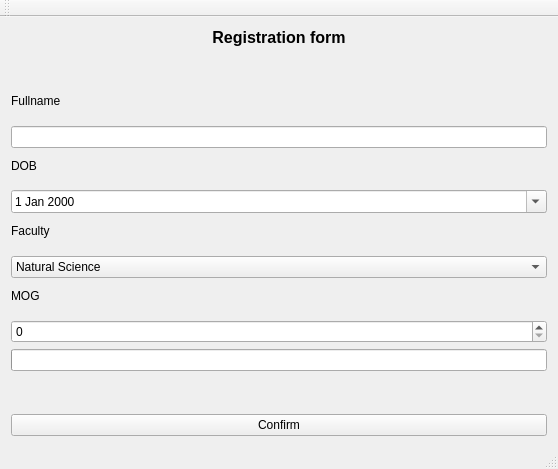
<?xml version="1.0" encoding="UTF-8"?>
<ui version="4.0">
 <class>MainWindow</class>
 <widget class="QMainWindow" name="MainWindow">
  <property name="geometry">
   <rect>
    <x>0</x>
    <y>0</y>
    <width>558</width>
    <height>469</height>
   </rect>
  </property>
  <property name="cursor">
   <cursorShape>ArrowCursor</cursorShape>
  </property>
  <property name="windowTitle">
   <string>MainWindow</string>
  </property>
  <property name="windowOpacity">
   <double>1.000000000000000</double>
  </property>
  <widget class="QWidget" name="centralWidget">
   <layout class="QHBoxLayout" name="horizontalLayout">
    <item>
     <layout class="QFormLayout" name="formLayout">
      <item row="1" column="0" colspan="2">
       <widget class="QLabel" name="label_5">
        <property name="font">
         <font>
          <pointsize>12</pointsize>
          <weight>75</weight>
          <bold>true</bold>
         </font>
        </property>
        <property name="text">
         <string>Registration form</string>
        </property>
        <property name="alignment">
         <set>Qt::AlignCenter</set>
        </property>
       </widget>
      </item>
      <item row="2" column="1">
       <spacer name="verticalSpacer_6">
        <property name="orientation">
         <enum>Qt::Vertical</enum>
        </property>
        <property name="sizeHint" stdset="0">
         <size>
          <width>20</width>
          <height>40</height>
         </size>
        </property>
       </spacer>
      </item>
      <item row="3" column="0">
       <widget class="QLabel" name="label">
        <property name="text">
         <string>Fullname</string>
        </property>
       </widget>
      </item>
      <item row="3" column="1">
       <spacer name="verticalSpacer_2">
        <property name="orientation">
         <enum>Qt::Vertical</enum>
        </property>
        <property name="sizeHint" stdset="0">
         <size>
          <width>20</width>
          <height>40</height>
         </size>
        </property>
       </spacer>
      </item>
      <item row="4" column="0" colspan="2">
       <widget class="QLineEdit" name="lineEdit">
        <property name="enabled">
         <bool>true</bool>
        </property>
       </widget>
      </item>
      <item row="5" column="0">
       <widget class="QLabel" name="label_2">
        <property name="text">
         <string>DOB</string>
        </property>
       </widget>
      </item>
      <item row="5" column="1">
       <spacer name="verticalSpacer">
        <property name="orientation">
         <enum>Qt::Vertical</enum>
        </property>
        <property name="sizeHint" stdset="0">
         <size>
          <width>20</width>
          <height>40</height>
         </size>
        </property>
       </spacer>
      </item>
      <item row="6" column="0" colspan="2">
       <widget class="QDateEdit" name="dateEdit">
        <property name="autoFillBackground">
         <bool>false</bool>
        </property>
        <property name="calendarPopup">
         <bool>true</bool>
        </property>
       </widget>
      </item>
      <item row="7" column="0">
       <widget class="QLabel" name="label_3">
        <property name="text">
         <string>Faculty</string>
        </property>
       </widget>
      </item>
      <item row="7" column="1">
       <spacer name="verticalSpacer_3">
        <property name="orientation">
         <enum>Qt::Vertical</enum>
        </property>
        <property name="sizeHint" stdset="0">
         <size>
          <width>20</width>
          <height>40</height>
         </size>
        </property>
       </spacer>
      </item>
      <item row="8" column="0" colspan="2">
       <widget class="QComboBox" name="comboBox">
        <item>
         <property name="text">
          <string>Natural Science</string>
         </property>
        </item>
        <item>
         <property name="text">
          <string>Finance</string>
         </property>
        </item>
        <item>
         <property name="text">
          <string>Literature</string>
         </property>
        </item>
        <item>
         <property name="text">
          <string>Languages</string>
         </property>
        </item>
       </widget>
      </item>
      <item row="9" column="0">
       <widget class="QLabel" name="label_4">
        <property name="text">
         <string>MOG</string>
        </property>
       </widget>
      </item>
      <item row="9" column="1">
       <spacer name="verticalSpacer_4">
        <property name="orientation">
         <enum>Qt::Vertical</enum>
        </property>
        <property name="sizeHint" stdset="0">
         <size>
          <width>20</width>
          <height>40</height>
         </size>
        </property>
       </spacer>
      </item>
      <item row="11" column="0" colspan="2">
       <widget class="QProgressBar" name="progressBar">
        <property name="maximum">
         <number>20</number>
        </property>
        <property name="value">
         <number>-1</number>
        </property>
       </widget>
      </item>
      <item row="12" column="0">
       <spacer name="verticalSpacer_5">
        <property name="orientation">
         <enum>Qt::Vertical</enum>
        </property>
        <property name="sizeHint" stdset="0">
         <size>
          <width>20</width>
          <height>40</height>
         </size>
        </property>
       </spacer>
      </item>
      <item row="13" column="0" colspan="2">
       <widget class="QPushButton" name="pushButton">
        <property name="text">
         <string>Confirm</string>
        </property>
       </widget>
      </item>
      <item row="10" column="0" colspan="2">
       <widget class="QSpinBox" name="spinBox">
        <property name="maximum">
         <number>20</number>
        </property>
        <property name="singleStep">
         <number>1</number>
        </property>
       </widget>
      </item>
     </layout>
    </item>
   </layout>
  </widget>
  <widget class="QMenuBar" name="menuBar">
   <property name="geometry">
    <rect>
     <x>0</x>
     <y>0</y>
     <width>558</width>
     <height>21</height>
    </rect>
   </property>
  </widget>
  <widget class="QToolBar" name="mainToolBar">
   <attribute name="toolBarArea">
    <enum>TopToolBarArea</enum>
   </attribute>
   <attribute name="toolBarBreak">
    <bool>false</bool>
   </attribute>
  </widget>
  <widget class="QStatusBar" name="statusBar"/>
 </widget>
 <layoutdefault spacing="6" margin="11"/>
 <resources/>
 <connections>
  <connection>
   <sender>spinBox</sender>
   <signal>valueChanged(int)</signal>
   <receiver>progressBar</receiver>
   <slot>setValue(int)</slot>
   <hints>
    <hint type="sourcelabel">
     <x>277</x>
     <y>298</y>
    </hint>
    <hint type="destinationlabel">
     <x>333</x>
     <y>333</y>
    </hint>
   </hints>
  </connection>
 </connections>
</ui>
